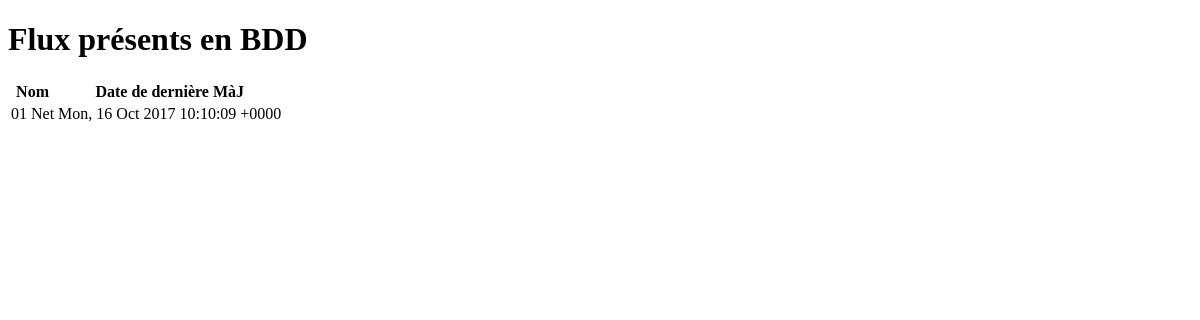
/controler/see_all.ctrl.php, run on an earlier commit of the app's database.
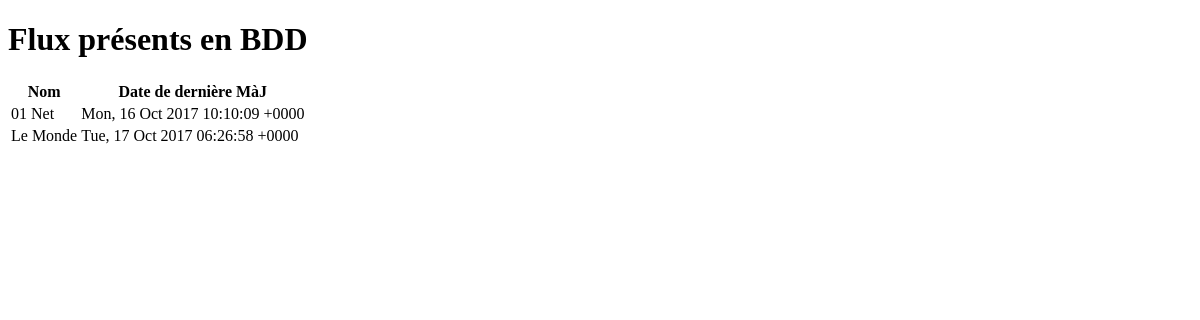
And on a later commit of the database.
### tables this page shows
CREATE TABLE RSS (
    id integer primary key autoincrement,
    titre varchar(255),
    url varchar(255),
    date timestamp
);

### controler/see_all.ctrl.php (called while the page is built)
<?php
require_once('../model/DAO.class.php');
require_once('../model/RSS.class.php');
$dao = new DAO();
$data = array();
foreach ($dao->getRSSFlux() as $rss) {
    $rss->date = date('r', $rss->date);
    $data[] = $rss;
}
include "../view/see_all.view.php";

### model/DAO.class.php (called while the page is built, shortened)
<?php
class DAO {
    private $db;
    function __construct() {
        $dsn = 'sqlite:../data/rss.db';
        try {
            $this->db = new PDO($dsn);
        } catch (PDOException $e) {
            exit("Erreur ouverture BD : ".$e->getMessage());
        }
    }
    function getRSSFlux() {
        try {
            $q = "SELECT * FROM RSS";
            $r = $this->db->prepare($q);
            $r->execute();
            $response = $r->fetchAll(PDO::FETCH_CLASS, "RSS");
            if (sizeof($response) > 0){
                return $response;
            }
        } catch (PDOException $e) {
            die("PDO Error : ".$e->getMessage());
        }
    }
}

### model/RSS.class.php (called while the page is built, shortened)
<?php
require_once('DAO.class.php');
class RSS {
    function __get($name) {
        return $this->$name;
    }
}

### view/see_all.view.php (the view, shortened to what this page needs)
<!DOCTYPE html>
<html lang="en">
    <head>
    </head>
    <body>
        <h1>Flux présents en BDD</h1>
        <table>
            <thead>
                <tr>
                    <th>Nom</th>
                    <th>Date de dernière MàJ</th>
                </tr>
            </thead>
            <tbody>
            <?php
            foreach ($data as $d) {
                echo "<tr>\n";
                echo "<td>".$d->titre."</td>\n";
                echo "<td>".$d->date."</td>\n";
                echo "</tr>\n";
            }
            ?>
            </tbody>
        </table>
    </body>
</html>

What changed in the data, as far as the page shows it:
added rss: titre "Le Monde", date "Tue, 17 Oct 2017 06:26:58 +0000"
